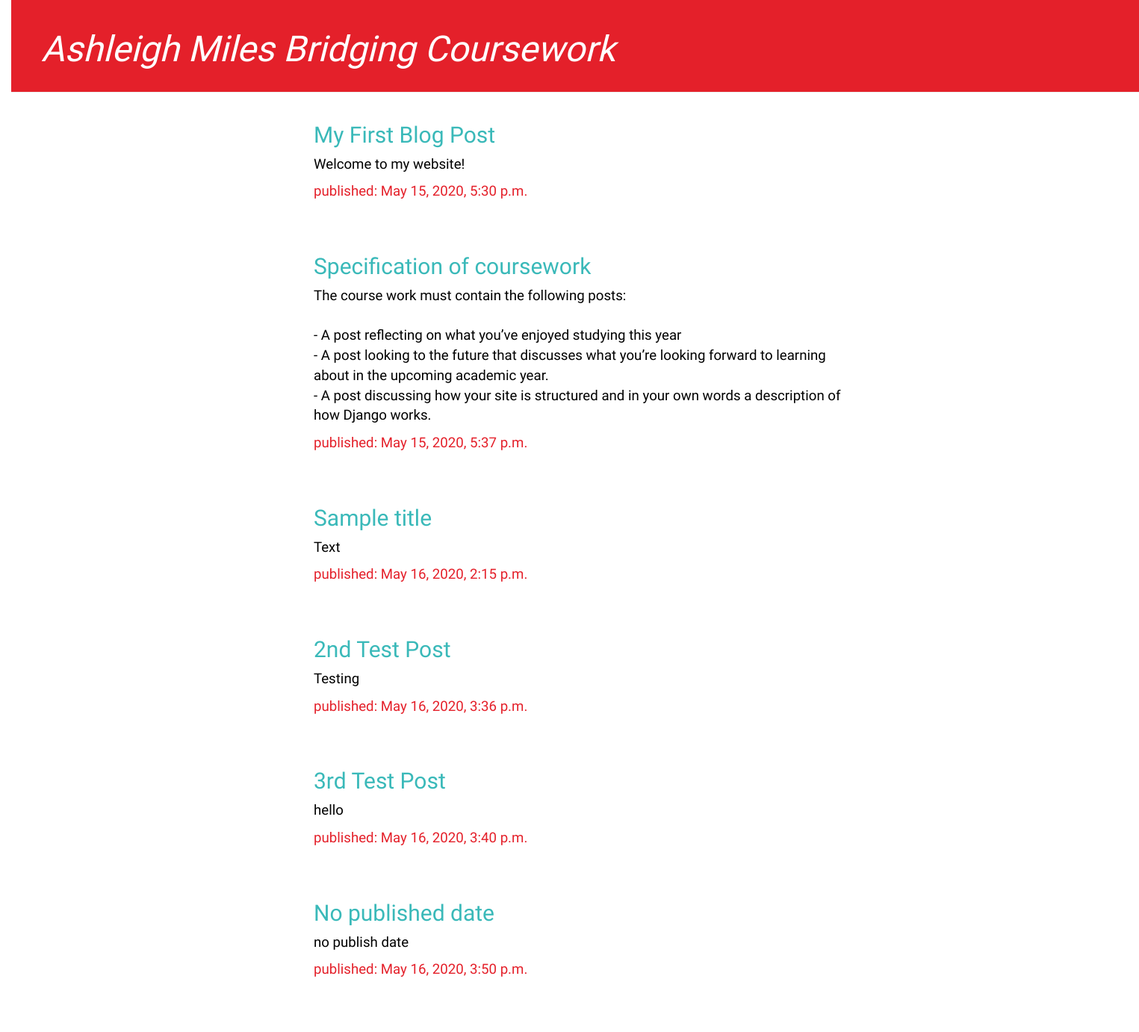
/, run on an earlier commit of the app's database.
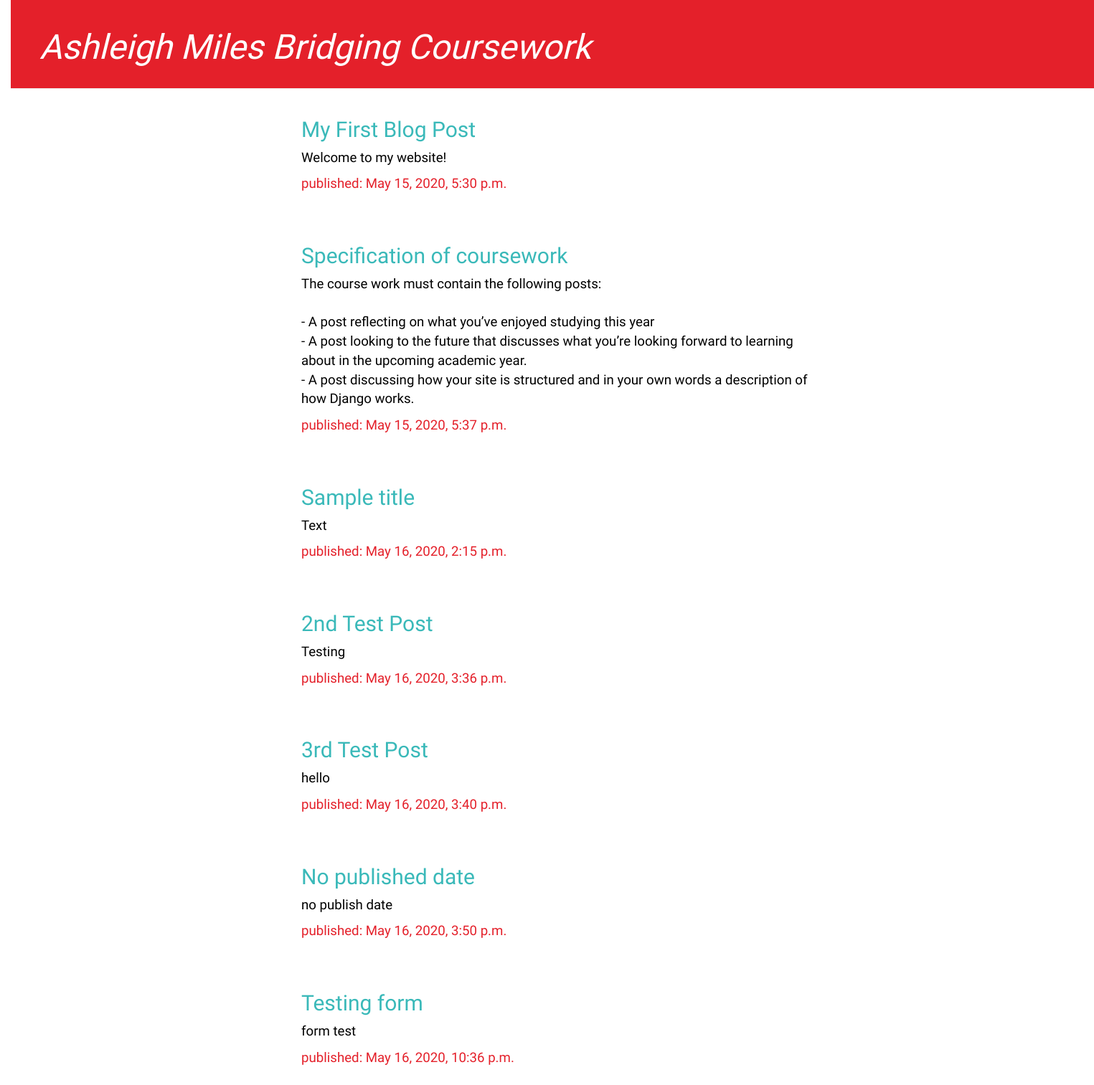
And on a later commit of the database.
### blog/models.py (models this page shows, shortened)
class Post(models.Model):
    author = models.ForeignKey(settings.AUTH_USER_MODEL, on_delete=models.CASCADE)
    title = models.CharField(max_length=200)
    text = models.TextField()
    created_date = models.DateTimeField(default=timezone.now)
    published_date = models.DateTimeField(blank=True, null=True)

### blog/views.py (the view)
# urls.py: path('', views.post_list, name='post_list'),
def post_list(request):
    posts = Post.objects.filter(published_date__lte=timezone.now()).order_by('published_date')
    return render(request, 'blog/post_list.html', {'posts':posts})

### blog/templates/blog/post_list.html
{% extends 'blog/base.html' %}
{% block content%}
    {% for post in posts %}
        <div class = post>
            <h2><a href="{% url 'post_detail' pk=post.pk %}">{{post.title}}</a></h2>
            <p>{{post.text|linebreaksbr}}</p>
            {% if post.published_date %}
                <div class ="date">
                    <p>published: {{ post.published_date}}</p>
                </div>
            {% endif %}
        </div>
    {% endfor %}
{% endblock %}

What changed in the data, as far as the page shows it:
added Post: title "Testing form", text "form test", published_date "May 16, 2020, 10:36 p.m."
